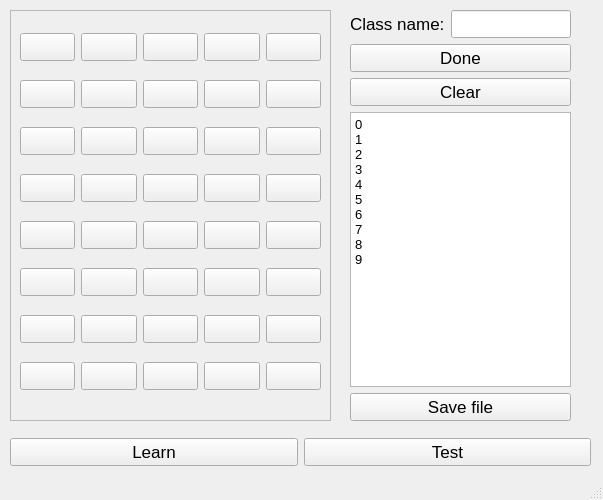
<?xml version="1.0" encoding="UTF-8"?>
<ui version="4.0">
 <class>MainWindow</class>
 <widget class="QMainWindow" name="MainWindow">
  <property name="geometry">
   <rect>
    <x>0</x>
    <y>0</y>
    <width>603</width>
    <height>500</height>
   </rect>
  </property>
  <property name="minimumSize">
   <size>
    <width>603</width>
    <height>500</height>
   </size>
  </property>
  <property name="maximumSize">
   <size>
    <width>603</width>
    <height>500</height>
   </size>
  </property>
  <property name="font">
   <font>
    <pointsize>10</pointsize>
   </font>
  </property>
  <property name="windowTitle">
   <string>MainWindow</string>
  </property>
  <widget class="QWidget" name="centralwidget">
   <property name="font">
    <font>
     <pointsize>13</pointsize>
    </font>
   </property>
   <widget class="QFrame" name="pixel_frame">
    <property name="geometry">
     <rect>
      <x>10</x>
      <y>10</y>
      <width>321</width>
      <height>411</height>
     </rect>
    </property>
    <property name="frameShape">
     <enum>QFrame::StyledPanel</enum>
    </property>
    <property name="frameShadow">
     <enum>QFrame::Raised</enum>
    </property>
    <layout class="QGridLayout" name="gridLayout">
     <item row="1" column="0">
      <widget class="QPushButton" name="pixel6">
       <property name="text">
        <string/>
       </property>
       <property name="checkable">
        <bool>true</bool>
       </property>
      </widget>
     </item>
     <item row="0" column="1">
      <widget class="QPushButton" name="pixel2">
       <property name="text">
        <string/>
       </property>
       <property name="checkable">
        <bool>true</bool>
       </property>
      </widget>
     </item>
     <item row="17" column="1">
      <widget class="QPushButton" name="pixel32">
       <property name="text">
        <string/>
       </property>
       <property name="checkable">
        <bool>true</bool>
       </property>
      </widget>
     </item>
     <item row="0" column="0">
      <widget class="QPushButton" name="pixel1">
       <property name="text">
        <string/>
       </property>
       <property name="checkable">
        <bool>true</bool>
       </property>
       <property name="checked">
        <bool>false</bool>
       </property>
      </widget>
     </item>
     <item row="0" column="3">
      <widget class="QPushButton" name="pixel4">
       <property name="text">
        <string/>
       </property>
       <property name="checkable">
        <bool>true</bool>
       </property>
      </widget>
     </item>
     <item row="18" column="2">
      <widget class="QPushButton" name="pixel38">
       <property name="text">
        <string/>
       </property>
       <property name="checkable">
        <bool>true</bool>
       </property>
      </widget>
     </item>
     <item row="17" column="3">
      <widget class="QPushButton" name="pixel34">
       <property name="text">
        <string/>
       </property>
       <property name="checkable">
        <bool>true</bool>
       </property>
      </widget>
     </item>
     <item row="17" column="2">
      <widget class="QPushButton" name="pixel33">
       <property name="text">
        <string/>
       </property>
       <property name="checkable">
        <bool>true</bool>
       </property>
      </widget>
     </item>
     <item row="8" column="3">
      <widget class="QPushButton" name="pixel24">
       <property name="text">
        <string/>
       </property>
       <property name="checkable">
        <bool>true</bool>
       </property>
      </widget>
     </item>
     <item row="4" column="2">
      <widget class="QPushButton" name="pixel18">
       <property name="text">
        <string/>
       </property>
       <property name="checkable">
        <bool>true</bool>
       </property>
      </widget>
     </item>
     <item row="18" column="0">
      <widget class="QPushButton" name="pixel36">
       <property name="text">
        <string/>
       </property>
       <property name="checkable">
        <bool>true</bool>
       </property>
      </widget>
     </item>
     <item row="4" column="0">
      <widget class="QPushButton" name="pixel16">
       <property name="text">
        <string/>
       </property>
       <property name="checkable">
        <bool>true</bool>
       </property>
      </widget>
     </item>
     <item row="13" column="1">
      <widget class="QPushButton" name="pixel27">
       <property name="text">
        <string/>
       </property>
       <property name="checkable">
        <bool>true</bool>
       </property>
      </widget>
     </item>
     <item row="13" column="0">
      <widget class="QPushButton" name="pixel26">
       <property name="text">
        <string/>
       </property>
       <property name="checkable">
        <bool>true</bool>
       </property>
      </widget>
     </item>
     <item row="13" column="2">
      <widget class="QPushButton" name="pixel28">
       <property name="text">
        <string/>
       </property>
       <property name="checkable">
        <bool>true</bool>
       </property>
      </widget>
     </item>
     <item row="13" column="3">
      <widget class="QPushButton" name="pixel29">
       <property name="text">
        <string/>
       </property>
       <property name="checkable">
        <bool>true</bool>
       </property>
      </widget>
     </item>
     <item row="1" column="2">
      <widget class="QPushButton" name="pixel8">
       <property name="text">
        <string/>
       </property>
       <property name="checkable">
        <bool>true</bool>
       </property>
      </widget>
     </item>
     <item row="1" column="1">
      <widget class="QPushButton" name="pixel7">
       <property name="text">
        <string/>
       </property>
       <property name="checkable">
        <bool>true</bool>
       </property>
      </widget>
     </item>
     <item row="2" column="3">
      <widget class="QPushButton" name="pixel14">
       <property name="text">
        <string/>
       </property>
       <property name="checkable">
        <bool>true</bool>
       </property>
      </widget>
     </item>
     <item row="1" column="3">
      <widget class="QPushButton" name="pixel9">
       <property name="text">
        <string/>
       </property>
       <property name="checkable">
        <bool>true</bool>
       </property>
      </widget>
     </item>
     <item row="17" column="4">
      <widget class="QPushButton" name="pixel35">
       <property name="text">
        <string/>
       </property>
       <property name="checkable">
        <bool>true</bool>
       </property>
      </widget>
     </item>
     <item row="2" column="1">
      <widget class="QPushButton" name="pixel12">
       <property name="text">
        <string/>
       </property>
       <property name="checkable">
        <bool>true</bool>
       </property>
      </widget>
     </item>
     <item row="1" column="4">
      <widget class="QPushButton" name="pixel10">
       <property name="text">
        <string/>
       </property>
       <property name="checkable">
        <bool>true</bool>
       </property>
      </widget>
     </item>
     <item row="18" column="4">
      <widget class="QPushButton" name="pixel40">
       <property name="text">
        <string/>
       </property>
       <property name="checkable">
        <bool>true</bool>
       </property>
      </widget>
     </item>
     <item row="18" column="3">
      <widget class="QPushButton" name="pixel39">
       <property name="text">
        <string/>
       </property>
       <property name="checkable">
        <bool>true</bool>
       </property>
      </widget>
     </item>
     <item row="18" column="1">
      <widget class="QPushButton" name="pixel37">
       <property name="text">
        <string/>
       </property>
       <property name="checkable">
        <bool>true</bool>
       </property>
      </widget>
     </item>
     <item row="2" column="4">
      <widget class="QPushButton" name="pixel15">
       <property name="text">
        <string/>
       </property>
       <property name="checkable">
        <bool>true</bool>
       </property>
      </widget>
     </item>
     <item row="4" column="1">
      <widget class="QPushButton" name="pixel17">
       <property name="text">
        <string/>
       </property>
       <property name="checkable">
        <bool>true</bool>
       </property>
      </widget>
     </item>
     <item row="17" column="0">
      <widget class="QPushButton" name="pixel31">
       <property name="text">
        <string/>
       </property>
       <property name="checkable">
        <bool>true</bool>
       </property>
      </widget>
     </item>
     <item row="2" column="2">
      <widget class="QPushButton" name="pixel13">
       <property name="text">
        <string/>
       </property>
       <property name="checkable">
        <bool>true</bool>
       </property>
      </widget>
     </item>
     <item row="0" column="2">
      <widget class="QPushButton" name="pixel3">
       <property name="text">
        <string/>
       </property>
       <property name="checkable">
        <bool>true</bool>
       </property>
      </widget>
     </item>
     <item row="8" column="4">
      <widget class="QPushButton" name="pixel25">
       <property name="text">
        <string/>
       </property>
       <property name="checkable">
        <bool>true</bool>
       </property>
      </widget>
     </item>
     <item row="8" column="1">
      <widget class="QPushButton" name="pixel22">
       <property name="text">
        <string/>
       </property>
       <property name="checkable">
        <bool>true</bool>
       </property>
      </widget>
     </item>
     <item row="2" column="0">
      <widget class="QPushButton" name="pixel11">
       <property name="text">
        <string/>
       </property>
       <property name="checkable">
        <bool>true</bool>
       </property>
      </widget>
     </item>
     <item row="4" column="3">
      <widget class="QPushButton" name="pixel19">
       <property name="text">
        <string/>
       </property>
       <property name="checkable">
        <bool>true</bool>
       </property>
      </widget>
     </item>
     <item row="13" column="4">
      <widget class="QPushButton" name="pixel30">
       <property name="text">
        <string/>
       </property>
       <property name="checkable">
        <bool>true</bool>
       </property>
      </widget>
     </item>
     <item row="4" column="4">
      <widget class="QPushButton" name="pixel20">
       <property name="text">
        <string/>
       </property>
       <property name="checkable">
        <bool>true</bool>
       </property>
      </widget>
     </item>
     <item row="8" column="0">
      <widget class="QPushButton" name="pixel21">
       <property name="text">
        <string/>
       </property>
       <property name="checkable">
        <bool>true</bool>
       </property>
      </widget>
     </item>
     <item row="0" column="4">
      <widget class="QPushButton" name="pixel5">
       <property name="text">
        <string/>
       </property>
       <property name="checkable">
        <bool>true</bool>
       </property>
      </widget>
     </item>
     <item row="8" column="2">
      <widget class="QPushButton" name="pixel23">
       <property name="text">
        <string/>
       </property>
       <property name="checkable">
        <bool>true</bool>
       </property>
      </widget>
     </item>
    </layout>
   </widget>
   <widget class="QWidget" name="horizontalLayoutWidget_2">
    <property name="geometry">
     <rect>
      <x>10</x>
      <y>430</y>
      <width>581</width>
      <height>44</height>
     </rect>
    </property>
    <layout class="QHBoxLayout" name="horizontalLayout_2">
     <item>
      <widget class="QPushButton" name="learn_button">
       <property name="text">
        <string>Learn</string>
       </property>
      </widget>
     </item>
     <item>
      <widget class="QPushButton" name="test_button">
       <property name="text">
        <string>Test</string>
       </property>
      </widget>
     </item>
    </layout>
   </widget>
   <widget class="QWidget" name="verticalLayoutWidget">
    <property name="geometry">
     <rect>
      <x>350</x>
      <y>10</y>
      <width>221</width>
      <height>411</height>
     </rect>
    </property>
    <layout class="QVBoxLayout" name="verticalLayout">
     <item>
      <layout class="QHBoxLayout" name="horizontalLayout">
       <item>
        <widget class="QLabel" name="label">
         <property name="text">
          <string>Class name:</string>
         </property>
        </widget>
       </item>
       <item>
        <widget class="QLineEdit" name="class_name"/>
       </item>
      </layout>
     </item>
     <item>
      <widget class="QPushButton" name="done_button">
       <property name="text">
        <string>Done</string>
       </property>
      </widget>
     </item>
     <item>
      <widget class="QPushButton" name="clear_button">
       <property name="text">
        <string>Clear</string>
       </property>
      </widget>
     </item>
     <item>
      <widget class="QPlainTextEdit" name="plainTextEdit">
       <property name="enabled">
        <bool>true</bool>
       </property>
       <property name="font">
        <font>
         <pointsize>10</pointsize>
        </font>
       </property>
       <property name="readOnly">
        <bool>true</bool>
       </property>
       <property name="plainText">
        <string>0
1
2
3
4
5
6
7
8
9</string>
       </property>
      </widget>
     </item>
     <item>
      <widget class="QPushButton" name="save_button">
       <property name="text">
        <string>Save file</string>
       </property>
      </widget>
     </item>
    </layout>
   </widget>
  </widget>
  <widget class="QStatusBar" name="statusbar"/>
 </widget>
 <resources/>
 <connections/>
</ui>
